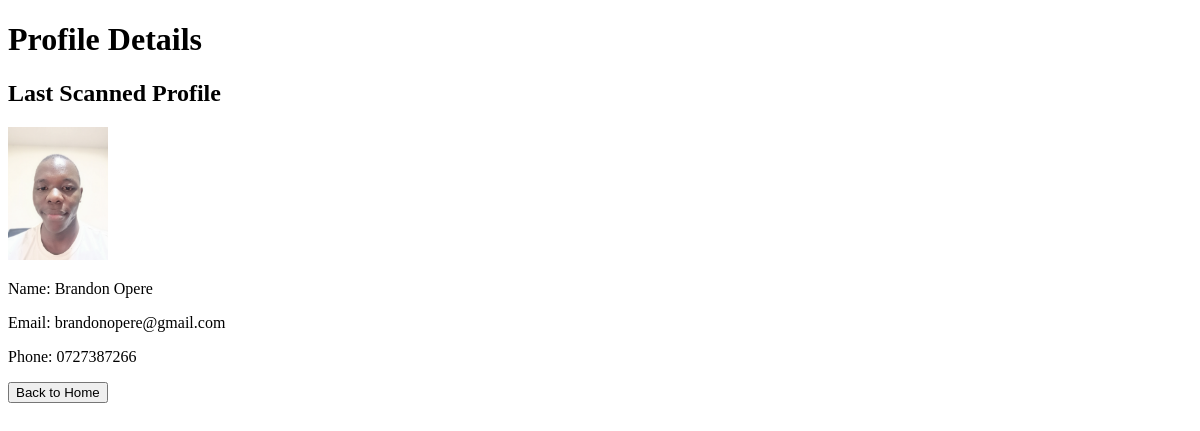
Screenshot of /details/ with the database file from the repository.
### attendance/models.py (models this page shows, shortened)
class StudentProfile(models.Model):
    user_name = models.CharField(max_length=300)
    first_name = models.CharField(max_length=70)
    last_name = models.CharField(max_length=70)
    reg_no = models.CharField(max_length=70)  # Registration number should be a CharField for alphanumeric codes
    phone = models.CharField(max_length=15)  # Using CharField to accommodate special characters like '+'
    email = models.EmailField()
    dob = models.DateField()  # Date of birth
    course = models.CharField(max_length=200)
    religion = models.CharField(max_length=70)
    games = models.CharField(max_length=70)
    hostel = models.CharField(max_length=70)
    room_no = models.CharField(max_length=70)
    year = models.CharField(max_length=70 ,null=True, blank=False)
    fee_balance = models.CharField(max_length=70,null=True, blank=False)
    parents_phone = models.CharField(max_length=15)  # CharField for phone
    parents_name = models.CharField(max_length=70)
    address = models.CharField(max_length=100)  # Increased length for more flexibility
    role = models.CharField(choices=ROLES, max_length=20, null=True, blank=False, default='student')
    image = models.ImageField(upload_to='profile_images/',null=True, blank=False)
    updated = models.DateTimeField(auto_now=True)

### attendance/views.py (the view)
# urls.py: path('details/', views.details, name='details'),  # Admin URL for details of last scanned face
def details(request):
    try:
        last_face_entry = LastFace.objects.last()
        profile = last_face_entry.profile if last_face_entry else None
    except:
        profile = None
    context = {
        'profile': profile
    }
    return render(request, 'core/details.html', context)

### templates/core/details.html (shortened to what this page needs)
{% load static %}
<!DOCTYPE html>
<html lang="en">
<head>
    <link rel="stylesheet" href="{% static 'css/style.css' %}">
</head>
<body>
    <header>
        <h1>Profile Details</h1>
    </header>
    <main>
        <section>
            <h2>Last Scanned Profile</h2>
            {% if profile %}
                <img src="{{ profile.image.url }}" alt="Profile Picture" width="100">
                <p>Name: {{ profile.first_name }} {{ profile.last_name }}</p>
                <p>Email: {{ profile.email }}</p>
                <p>Phone: {{ profile.phone }}</p>
            {% else %}
                <p>No face scanned recently.</p>
            {% endif %}
        </section>
        <button onclick="window.location.href='{% url 'index' %}'">Back to Home</button>
    </main>
</body>
</html>

### static/css/style.css (style rules this page uses)
:root { --primary: #1363C6; --secondary: #15ACE1; --light: #F4F7FE; --dark: #14183E; }
h1, h2, h3, .fw-bold { font-weight: 700 !important; }

### rows the page displays
StudentProfile: image (picture), first_name "Brandon", last_name "Opere", email "brandonopere@gmail.com", phone "0727387266"
